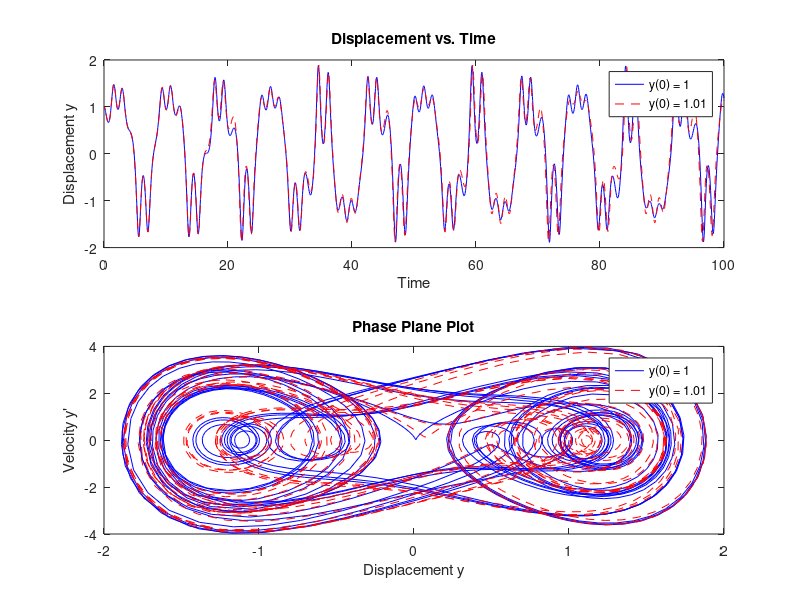

Recreate this plot in MATLAB. (Note: this script raises an error after producing the figure.)
% Parameters
m = 1;
k1 = -1;
b = 0.2;
k3 = 5; % Increase the nonlinearity
A = 8; % Increase the driving force amplitude
omega = .76; % Adjust the driving frequency to induce chaos

% Time span for the simulation
tspan = [0, 100];

% Initial conditions
Y0_1 = [1; 0]; % y(0) = 1, y'(0) = 0
Y0_2 = [1.01; 0]; % Slightly different initial condition y(0) = 1.01, y'(0) = 0

% Define the ODE function for the damped, driven soft spring
% First function is for ODE45 (expects column data) 
% Second function is for vectorRK4 (expects row data) 
odefun_soft_spring = @(t, Y) [Y(2); -k1/m * Y(1) - k3/m * Y(1)^3 - b/m * Y(2) + A * sin(omega * t)];
% odefun_soft_spring = @(t, Y) [Y(2), -k1/m * Y(1) - k3/m * Y(1)^3 - b/m * Y(2) + A * sin(omega * t)];

% Solve using ode45 for the first initial condition
[t1, Y1] = ode45(odefun_soft_spring, tspan, Y0_1);
% [t1, Y1] = vectorRK4(odefun_soft_spring, tspan, Y0_1,0.001);

% Solve using ode45 for the second initial condition
[t2, Y2] = ode45(odefun_soft_spring, tspan, Y0_2);
% [t2, Y2] = vectorRK4(odefun_soft_spring, tspan, Y0_2,0.001);
% Plot displacement vs. time for both initial conditions
figure;

% Plot displacement vs. time
subplot(2, 1, 1);
plot(t1, Y1(:, 1), 'b-', 'DisplayName', 'y(0) = 1');
hold on;
plot(t2, Y2(:, 1), 'r--', 'DisplayName', 'y(0) = 1.01');
title('Displacement vs. Time');
xlabel('Time');
ylabel('Displacement y');
legend;
hold off;

% Plot phase plane (displacement vs. velocity)
subplot(2, 1, 2);
plot(Y1(:, 1), Y1(:, 2), 'b-', 'DisplayName', 'y(0) = 1');
hold on;
plot(Y2(:, 1), Y2(:, 2), 'r--', 'DisplayName', 'y(0) = 1.01');
title('Phase Plane Plot');
xlabel('Displacement y');
ylabel('Velocity y''');
legend;
hold off;

% Adjust layout
sgtitle('Comparing Different Initial Conditions with Chaotic Behavior');